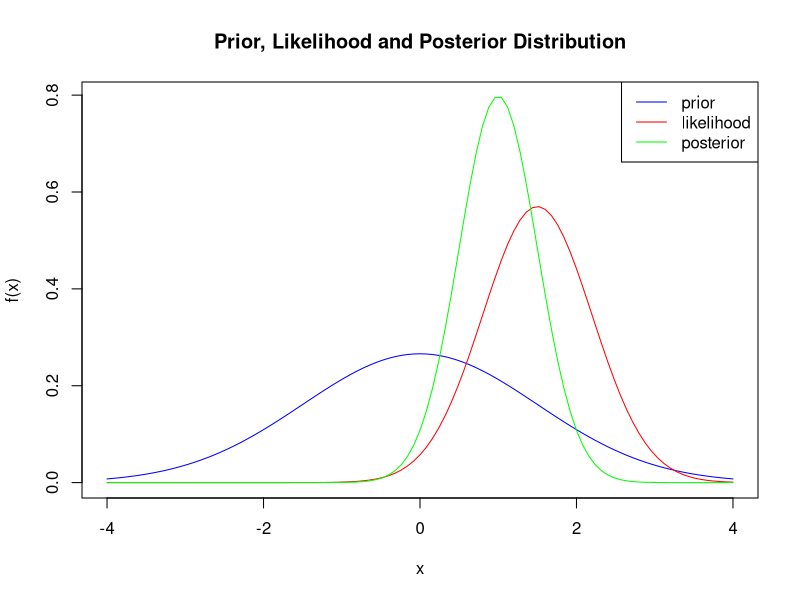

Recreate this plot in R.
####################################################
#	                                             #
#      A Sample Triplot by Anil Aksu               #
#   It is developed to show some basics of R       #
#     						         #
####################################################	

## the range of sampling
x=seq(-4,4,length=101)
## this function gets numbers from console
prior=dnorm(x, mean = 0, sd = 1.5, log = FALSE)
likelihood=dnorm(x, mean = 1.5, sd = 0.7, log = FALSE)
posterior=dnorm(x, mean = 1, sd = 0.5, log = FALSE)


## let's plot them
plot(range(x), range(c(likelihood,prior,posterior)), type='n', xlab="x", ylab="f(x)")
lines(x, prior, type='l', col='blue')
lines(x, likelihood, type='l', col='red')
lines(x, posterior, type='l', col='green')

title("Prior, Likelihood and Posterior Distribution")
legend(
  "topright", 
  lty=c(1,1,1), 
  col=c("blue", "red", "green"), 
  legend = c("prior", "likelihood","posterior")
)